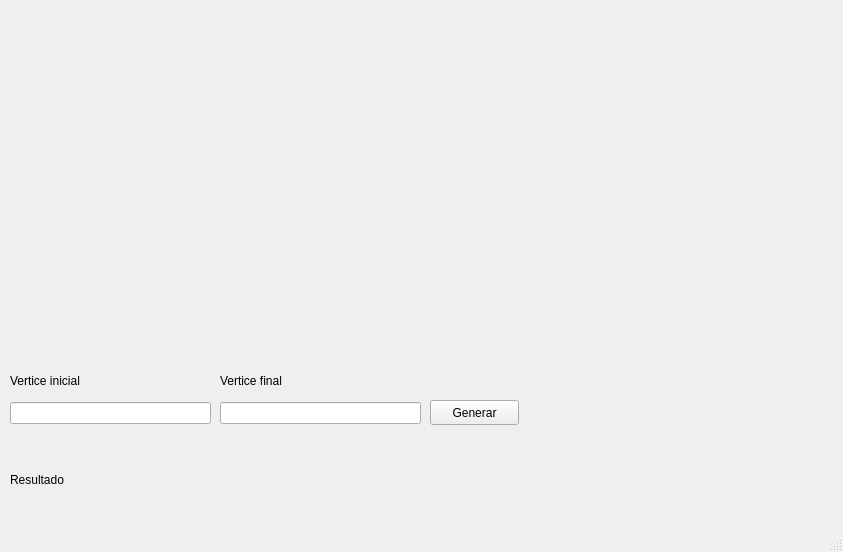
<?xml version="1.0" encoding="UTF-8"?>
<ui version="4.0">
 <class>MainWindow</class>
 <widget class="QMainWindow" name="MainWindow">
  <property name="geometry">
   <rect>
    <x>0</x>
    <y>0</y>
    <width>843</width>
    <height>552</height>
   </rect>
  </property>
  <property name="windowTitle">
   <string>Djikstra</string>
  </property>
  <widget class="QWidget" name="centralwidget">
   <widget class="QWidget" name="verticalLayoutWidget">
    <property name="geometry">
     <rect>
      <x>9</x>
      <y>9</y>
      <width>821</width>
      <height>351</height>
     </rect>
    </property>
    <layout class="QVBoxLayout" name="graph_layout">
     <item>
      <layout class="QGridLayout" name="grid_graph"/>
     </item>
    </layout>
   </widget>
   <widget class="QWidget" name="verticalLayoutWidget_2">
    <property name="geometry">
     <rect>
      <x>10</x>
      <y>370</y>
      <width>201</width>
      <height>21</height>
     </rect>
    </property>
    <layout class="QVBoxLayout" name="ver1_layout">
     <item>
      <widget class="QLabel" name="ver1_label">
       <property name="text">
        <string>Vertice inicial</string>
       </property>
      </widget>
     </item>
    </layout>
   </widget>
   <widget class="QWidget" name="verticalLayoutWidget_3">
    <property name="geometry">
     <rect>
      <x>220</x>
      <y>370</y>
      <width>201</width>
      <height>21</height>
     </rect>
    </property>
    <layout class="QVBoxLayout" name="ver2_layout">
     <item>
      <widget class="QLabel" name="ver2_label_2">
       <property name="text">
        <string>Vertice final</string>
       </property>
      </widget>
     </item>
    </layout>
   </widget>
   <widget class="QPushButton" name="send">
    <property name="geometry">
     <rect>
      <x>430</x>
      <y>400</y>
      <width>89</width>
      <height>25</height>
     </rect>
    </property>
    <property name="text">
     <string>Generar</string>
    </property>
   </widget>
   <widget class="QWidget" name="verticalLayoutWidget_4">
    <property name="geometry">
     <rect>
      <x>10</x>
      <y>400</y>
      <width>201</width>
      <height>27</height>
     </rect>
    </property>
    <layout class="QVBoxLayout" name="verticalLayout_4">
     <item>
      <widget class="QLineEdit" name="ver1_lineEdit"/>
     </item>
    </layout>
   </widget>
   <widget class="QWidget" name="verticalLayoutWidget_5">
    <property name="geometry">
     <rect>
      <x>220</x>
      <y>400</y>
      <width>201</width>
      <height>27</height>
     </rect>
    </property>
    <layout class="QVBoxLayout" name="verticalLayout_5">
     <item>
      <widget class="QLineEdit" name="ver2_lineEdit"/>
     </item>
    </layout>
   </widget>
   <widget class="QWidget" name="verticalLayoutWidget_6">
    <property name="geometry">
     <rect>
      <x>10</x>
      <y>440</y>
      <width>811</width>
      <height>81</height>
     </rect>
    </property>
    <layout class="QVBoxLayout" name="result_layout">
     <item>
      <widget class="QLabel" name="result_label">
       <property name="text">
        <string>&lt;html&gt;&lt;head/&gt;&lt;body&gt;&lt;p&gt;Resultado&lt;/p&gt;&lt;/body&gt;&lt;/html&gt;</string>
       </property>
      </widget>
     </item>
    </layout>
   </widget>
  </widget>
  <widget class="QStatusBar" name="statusbar"/>
 </widget>
 <resources/>
 <connections/>
</ui>
